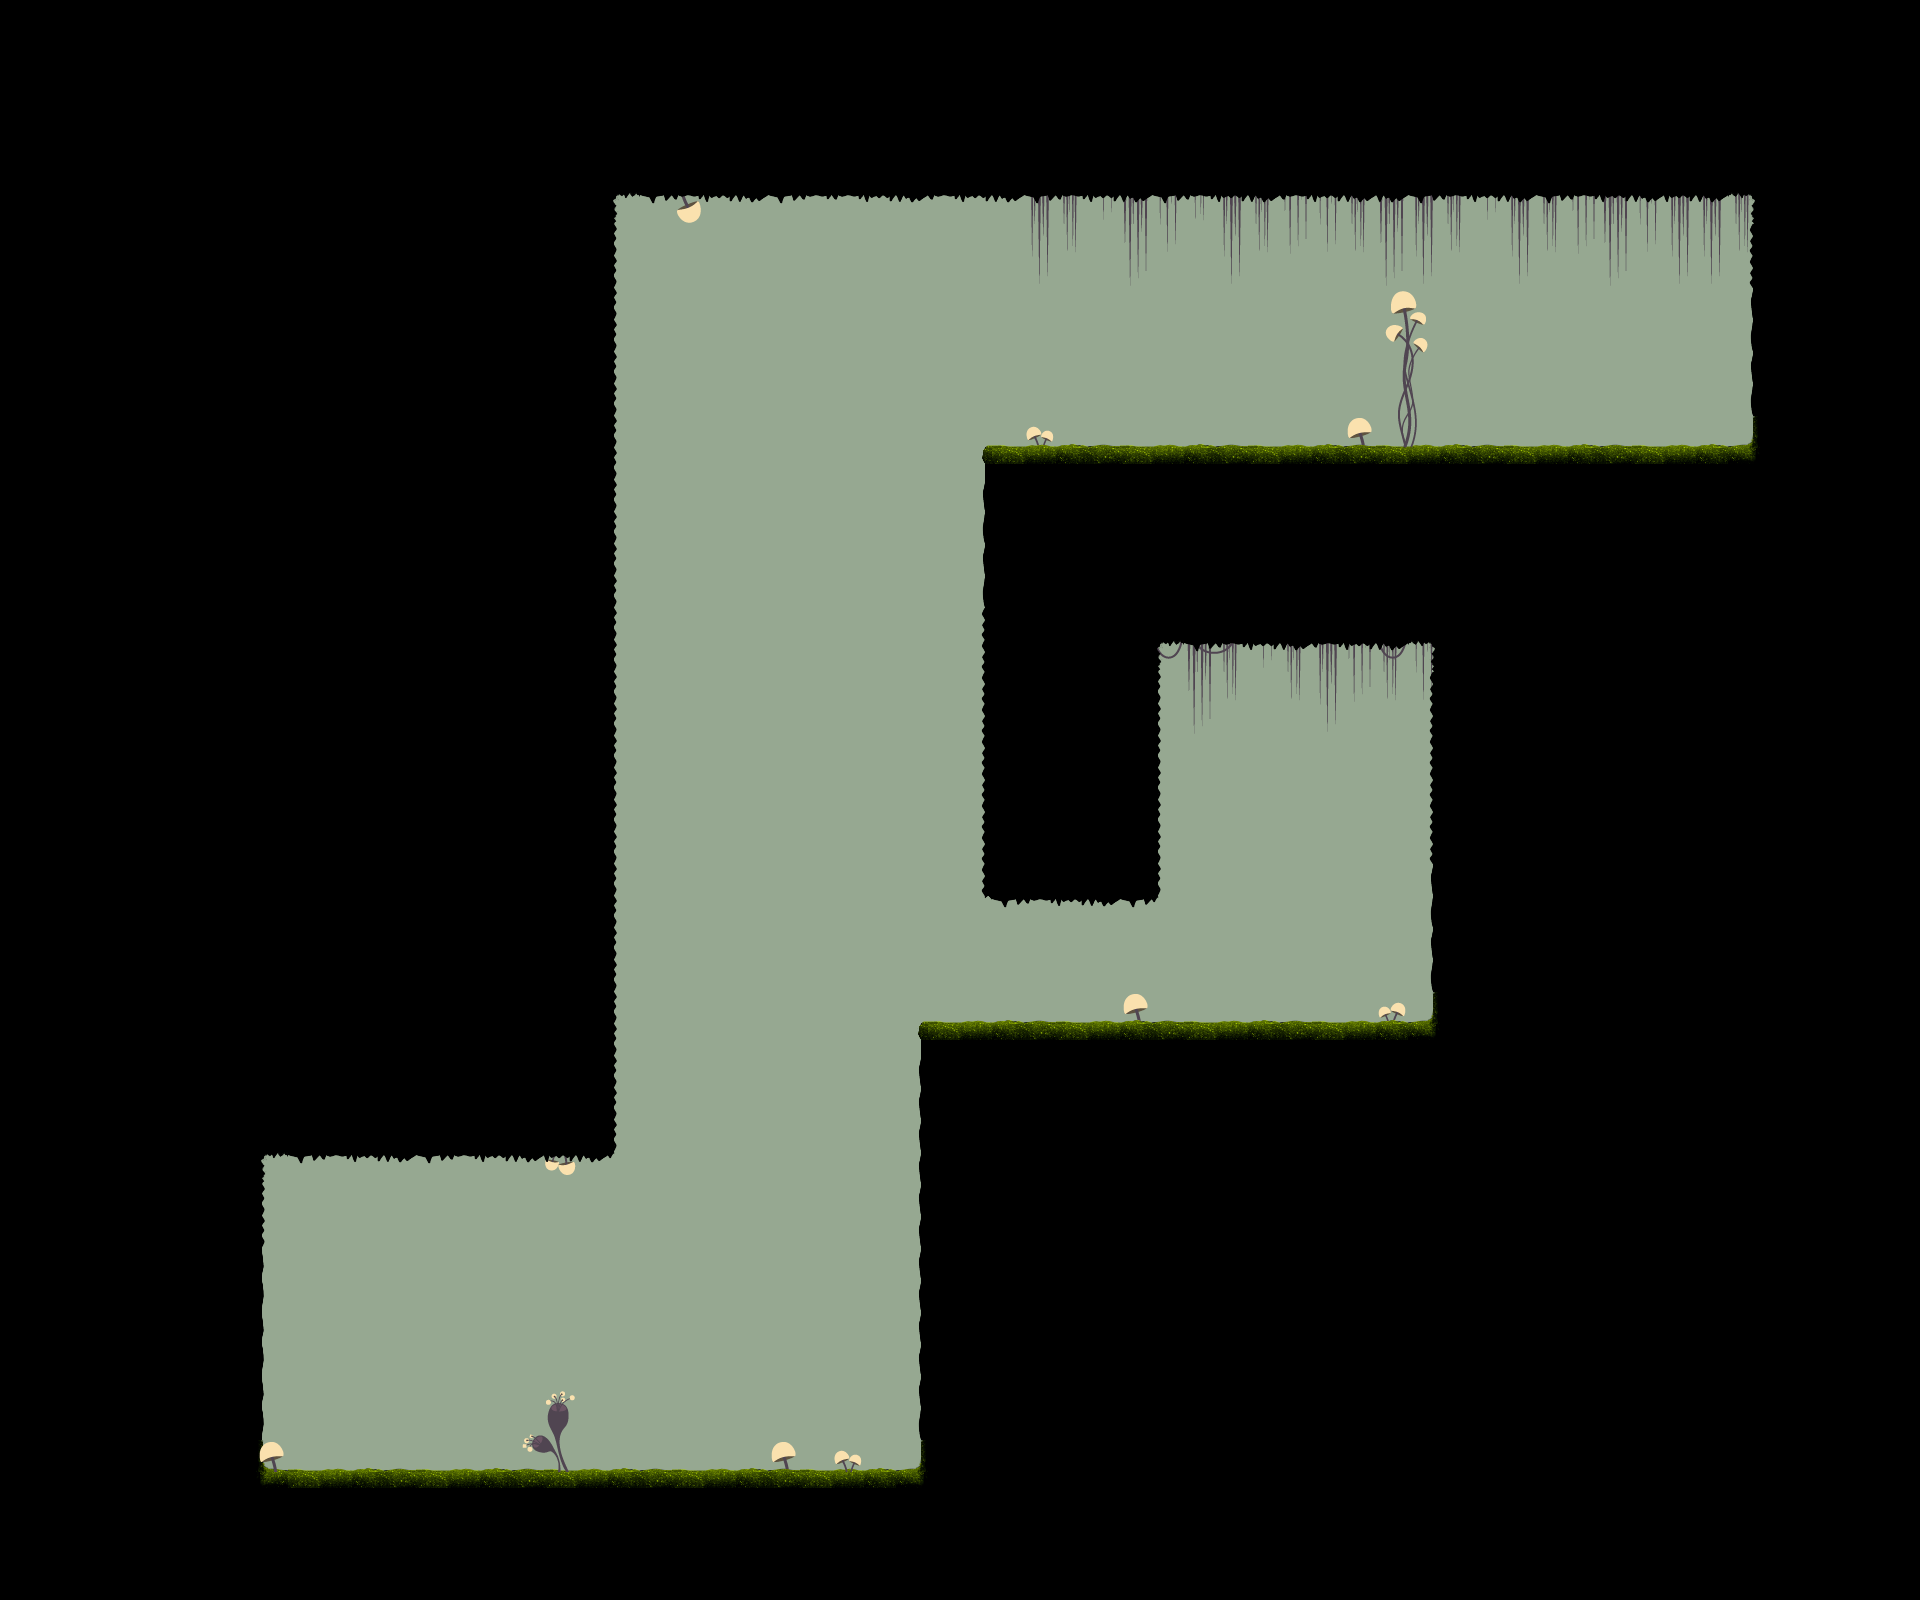

The image is a tile-based game level rendered from a .tmx file. Its description and source (layers, tilesets, objects; grid data summarised) follow:
An orthogonal 60x50 tile map with 32x32 px tiles, 4 tile layers (Tiles 4, Tiles 3, Tiles 2 (Game), Tiles 1), 2 tilesets and 16 objects.

<map version="1.0" orientation="orthogonal" width="60" height="50" tilewidth="32" tileheight="32" backgroundcolor="#96a891">
 <tileset firstgid="1" name="Tilesetplantcave" tilewidth="32" tileheight="32">
  <image source="tilesetplantcave.png" width="256" height="256" />
 </tileset>
 <tileset firstgid="65" name="Plants" tilewidth="32" tileheight="32">
  <image source="PlantsTileset.png" width="256" height="256" />
 </tileset>
 <layer name="Tiles 4" width="60" height="50">
  <data>[3000 cells, 4 non-empty, 3 distinct tile ids]</data>
 </layer>
 <layer name="Tiles 3" width="60" height="50">
  <data>[3000 cells, 77 non-empty, 14 distinct tile ids]</data>
 </layer>
 <layer name="Tiles 2 (Game)" width="60" height="50">
  <data>[3000 cells, 2387 non-empty, 32 distinct tile ids]</data>
 </layer>
 <layer name="Tiles 1" width="60" height="50">
  <data>[3000 cells, 18 non-empty, 18 distinct tile ids]</data>
 </layer>
 <objectgroup name="Collider" width="60" height="50" visible="0">
  <object x="0" y="0" width="608" height="1152" />
  <object x="0" y="1152" width="256" height="448" />
  <object x="256" y="1472" width="1664" height="128" />
  <object x="928" y="1024" width="992" height="448" />
  <object x="992" y="448" width="160" height="448" />
  <object x="1152" y="448" width="768" height="192" />
  <object x="1440" y="640" width="480" height="384" />
  <object x="608" y="0" width="1312" height="192" />
  <object x="1760" y="192" width="160" height="256" />
 </objectgroup>
 <objectgroup name="Bounds" width="60" height="50">
  <object x="0" y="0">
   <ellipse />
  </object>
  <object x="1920" y="1600">
   <ellipse />
  </object>
 </objectgroup>
 <objectgroup name="Lumens" width="60" height="50">
  <object x="1280" y="800" width="32" height="32">
   <ellipse />
  </object>
 </objectgroup>
 <objectgroup name="Portal" width="60" height="50">
  <object x="1526" y="454">
   <ellipse />
  </object>
 </objectgroup>
 <objectgroup name="PlantaIsca" width="60" height="50">
  <object x="817" y="196">
   <polyline points="0,0 0,1250" />
  </object>
 </objectgroup>
 <objectgroup name="PluStart" width="60" height="50">
  <object x="323" y="1351">
   <ellipse />
  </object>
 </objectgroup>
 <objectgroup name="PlantShooter" width="60" height="50">
  <object x="320" y="1267">
   <ellipse />
  </object>
 </objectgroup>
</map>
